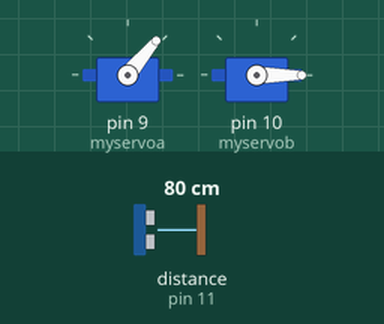
Simulated run of this sketch. Board: Arduino Uno, built with avr-gcc and run on an emulated ATmega328P. Shown: 2 × servo. Wiring (inferred from the names in the program): ultrasonic range finder: trigger pin 12; echo pin 11. The inputs (shaded band) are chosen by the test bench; at power-on: distance to the obstacle (sensor on pin 11) 80 cm. The echo pulse lasts 58.3 µs per cm; what the sketch prints to the serial monitor is not drawn.

Above: at 4.4 s.
4.5 s: distance to the obstacle (sensor on pin 11) set to 250 cm
At 5.8 s:
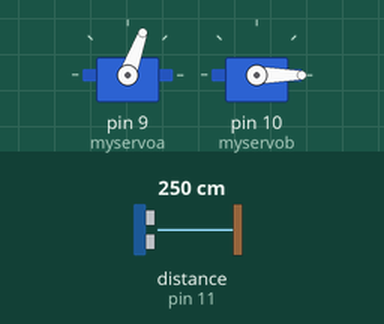
7.5 s: distance to the obstacle (sensor on pin 11) set to 2 cm
At 7.9 s:
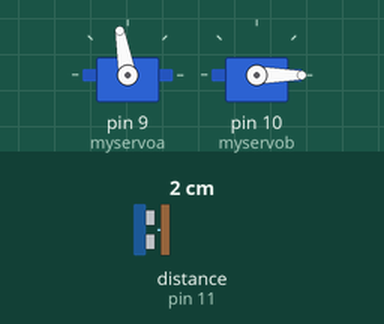
At 13.3 s:
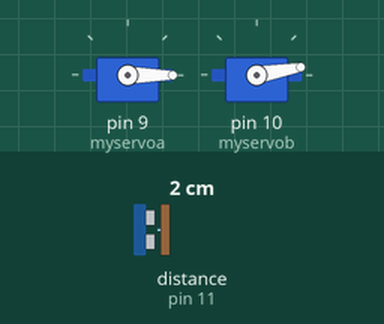
Timing chart, 0 to 25.4 s (numbered marks = the images above; inputs shaded):
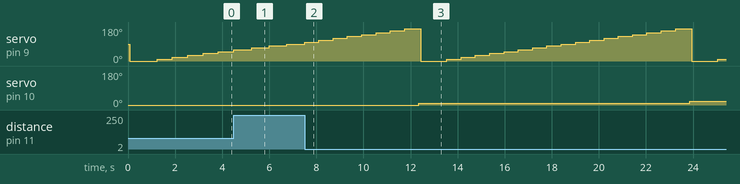

The sketch:

range-radar.ino
```cpp
#include <Servo.h>

#define separator ";"
#define step 10
#define maxAngle 180
#define readDelay 100

// Ultrasonic variables
const int TRIGGER = 12;
const int ECHO = 11;
long duration;

// Servo variables
Servo myservoa; //holds the sensor, pitch
Servo myservob; // yaw


void setup() {
  pinMode(TRIGGER, OUTPUT);
  pinMode(ECHO, INPUT);
  Serial.begin(9600);

  myservoa.attach(9);
  myservob.attach(10);


}

float rd(){
    delay(50);
    float distance;
    // Clears the TRIGGER
    digitalWrite(TRIGGER, LOW);
    delayMicroseconds(2);
    // Sets the TRIGGER on HIGH state for 10 micro seconds
    digitalWrite(TRIGGER, HIGH);
    delayMicroseconds(10);
    digitalWrite(TRIGGER, LOW);
    // Reads the ECHO, returns the sound wave travel time in microseconds
    duration = pulseIn(ECHO, HIGH);
    // Calculating the distance
    distance= duration * 0.034/2.0;
    // Prints the distance on the Serial Monitor
    return distance;
}

float read_distance(){
  float r = 0;
  for( int x = 0; x< 10; x++){ r += rd(); }
    return r/10.0;
}

void makeReading(){
      for(int yaw = 0; yaw < 180; yaw += step){
      myservob.write(yaw);
      delay(80);
      for(int pitch = 0; pitch < 180; pitch += step) {
        myservoa.write(pitch);
        if( pitch == 0){
          delay(500);
        }
        Serial.print(pitch);
        Serial.print(separator);
        Serial.print(yaw);
        Serial.print(separator);
        Serial.print(read_distance());
        Serial.println();
        delay(readDelay);
      }
    }
}

int sweep(){
  makeReading();
}

void loop() {
  sweep();
}
```

Measured:
- after the input at 7.5 s, servo on pin 10 (myservob): 0° → 10° after 4.9 s instead of 6.0 s
- by itself, servo on pin 9 (myservoa): ramps from 0° to 170° and jumps back, once every 11.5 s
